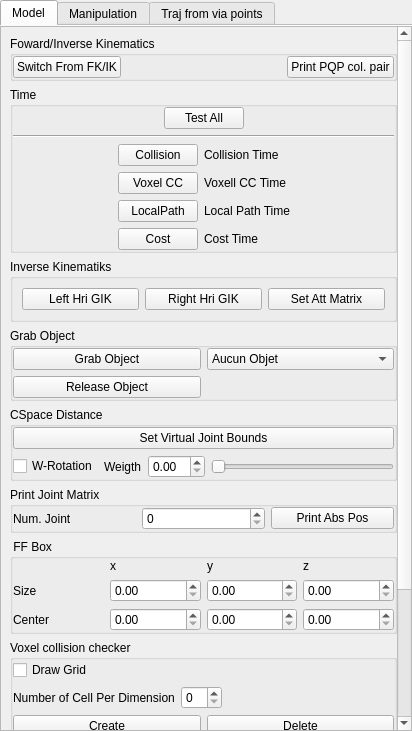
<?xml version="1.0" encoding="UTF-8"?>
<ui version="4.0">
 <class>RobotWidget</class>
 <widget class="QWidget" name="RobotWidget">
  <property name="geometry">
   <rect>
    <x>0</x>
    <y>0</y>
    <width>412</width>
    <height>731</height>
   </rect>
  </property>
  <property name="sizePolicy">
   <sizepolicy hsizetype="Preferred" vsizetype="Preferred">
    <horstretch>0</horstretch>
    <verstretch>0</verstretch>
   </sizepolicy>
  </property>
  <property name="windowTitle">
   <string>Form</string>
  </property>
  <layout class="QVBoxLayout" name="verticalLayout_5">
   <property name="margin">
    <number>0</number>
   </property>
   <item>
    <widget class="QTabWidget" name="tabWidget_6">
     <property name="sizePolicy">
      <sizepolicy hsizetype="Preferred" vsizetype="Preferred">
       <horstretch>0</horstretch>
       <verstretch>0</verstretch>
      </sizepolicy>
     </property>
     <property name="currentIndex">
      <number>0</number>
     </property>
     <property name="usesScrollButtons">
      <bool>true</bool>
     </property>
     <property name="documentMode">
      <bool>true</bool>
     </property>
     <widget class="QWidget" name="ModelTab">
      <property name="sizePolicy">
       <sizepolicy hsizetype="Preferred" vsizetype="Preferred">
        <horstretch>0</horstretch>
        <verstretch>0</verstretch>
       </sizepolicy>
      </property>
      <attribute name="title">
       <string>Model</string>
      </attribute>
      <layout class="QVBoxLayout" name="verticalLayout_14">
       <property name="margin">
        <number>0</number>
       </property>
       <item>
        <widget class="QScrollArea" name="scrollArea">
         <property name="enabled">
          <bool>true</bool>
         </property>
         <property name="sizePolicy">
          <sizepolicy hsizetype="Preferred" vsizetype="Preferred">
           <horstretch>0</horstretch>
           <verstretch>0</verstretch>
          </sizepolicy>
         </property>
         <property name="horizontalScrollBarPolicy">
          <enum>Qt::ScrollBarAlwaysOff</enum>
         </property>
         <property name="widgetResizable">
          <bool>true</bool>
         </property>
         <property name="alignment">
          <set>Qt::AlignCenter</set>
         </property>
         <widget class="QWidget" name="scrollAreaWidgetContents">
          <property name="geometry">
           <rect>
            <x>0</x>
            <y>-273</y>
            <width>411</width>
            <height>979</height>
           </rect>
          </property>
          <property name="sizePolicy">
           <sizepolicy hsizetype="Preferred" vsizetype="Preferred">
            <horstretch>0</horstretch>
            <verstretch>0</verstretch>
           </sizepolicy>
          </property>
          <layout class="QVBoxLayout" name="verticalLayout">
           <property name="sizeConstraint">
            <enum>QLayout::SetMaximumSize</enum>
           </property>
           <property name="rightMargin">
            <number>0</number>
           </property>
           <item>
            <widget class="QGroupBox" name="groupBox_3">
             <property name="title">
              <string>Foward/Inverse Kinematics</string>
             </property>
             <layout class="QHBoxLayout" name="horizontalLayout_6">
              <property name="margin">
               <number>0</number>
              </property>
              <item>
               <widget class="QPushButton" name="pushButtonSwitchFKIK">
                <property name="text">
                 <string>Switch From FK/IK</string>
                </property>
               </widget>
              </item>
              <item>
               <spacer name="horizontalSpacer_2">
                <property name="orientation">
                 <enum>Qt::Horizontal</enum>
                </property>
                <property name="sizeHint" stdset="0">
                 <size>
                  <width>40</width>
                  <height>20</height>
                 </size>
                </property>
               </spacer>
              </item>
              <item>
               <widget class="QPushButton" name="pushButtonPrintPQPColPair">
                <property name="text">
                 <string>Print PQP col. pair</string>
                </property>
               </widget>
              </item>
             </layout>
            </widget>
           </item>
           <item>
            <widget class="QGroupBox" name="timeGroupBox">
             <property name="title">
              <string>Time</string>
             </property>
             <layout class="QVBoxLayout" name="verticalLayout_15">
              <property name="margin">
               <number>0</number>
              </property>
              <item>
               <layout class="QHBoxLayout" name="horizontalLayout_2">
                <item>
                 <spacer name="horizontalSpacer_7">
                  <property name="orientation">
                   <enum>Qt::Horizontal</enum>
                  </property>
                  <property name="sizeHint" stdset="0">
                   <size>
                    <width>40</width>
                    <height>20</height>
                   </size>
                  </property>
                 </spacer>
                </item>
                <item>
                 <widget class="QPushButton" name="pushButtonTestAll">
                  <property name="text">
                   <string>Test All</string>
                  </property>
                 </widget>
                </item>
                <item>
                 <spacer name="horizontalSpacer_8">
                  <property name="orientation">
                   <enum>Qt::Horizontal</enum>
                  </property>
                  <property name="sizeHint" stdset="0">
                   <size>
                    <width>40</width>
                    <height>20</height>
                   </size>
                  </property>
                 </spacer>
                </item>
               </layout>
              </item>
              <item>
               <widget class="Line" name="line">
                <property name="minimumSize">
                 <size>
                  <width>300</width>
                  <height>0</height>
                 </size>
                </property>
                <property name="orientation">
                 <enum>Qt::Horizontal</enum>
                </property>
               </widget>
              </item>
              <item>
               <layout class="QGridLayout" name="gridLayout_5">
                <item row="0" column="1">
                 <widget class="QPushButton" name="pushButtonCollision">
                  <property name="text">
                   <string>Collision</string>
                  </property>
                 </widget>
                </item>
                <item row="2" column="1">
                 <widget class="QPushButton" name="pushButtonLocalPath">
                  <property name="text">
                   <string>LocalPath</string>
                  </property>
                 </widget>
                </item>
                <item row="3" column="1">
                 <widget class="QPushButton" name="pushButtonCost">
                  <property name="text">
                   <string>Cost</string>
                  </property>
                 </widget>
                </item>
                <item row="0" column="2">
                 <widget class="QLabel" name="labelCollision">
                  <property name="text">
                   <string>Collision Time</string>
                  </property>
                 </widget>
                </item>
                <item row="2" column="2">
                 <widget class="QLabel" name="labelLocalPath">
                  <property name="text">
                   <string>Local Path Time</string>
                  </property>
                 </widget>
                </item>
                <item row="3" column="2">
                 <widget class="QLabel" name="labelTimeCost">
                  <property name="text">
                   <string>Cost Time</string>
                  </property>
                 </widget>
                </item>
                <item row="2" column="3">
                 <spacer name="horizontalSpacer_10">
                  <property name="orientation">
                   <enum>Qt::Horizontal</enum>
                  </property>
                  <property name="sizeHint" stdset="0">
                   <size>
                    <width>40</width>
                    <height>20</height>
                   </size>
                  </property>
                 </spacer>
                </item>
                <item row="2" column="0">
                 <spacer name="horizontalSpacer_9">
                  <property name="orientation">
                   <enum>Qt::Horizontal</enum>
                  </property>
                  <property name="sizeHint" stdset="0">
                   <size>
                    <width>40</width>
                    <height>20</height>
                   </size>
                  </property>
                 </spacer>
                </item>
                <item row="1" column="1">
                 <widget class="QPushButton" name="pushButtonVoxelCC">
                  <property name="text">
                   <string>Voxel CC</string>
                  </property>
                 </widget>
                </item>
                <item row="1" column="2">
                 <widget class="QLabel" name="labelVoxelTime">
                  <property name="text">
                   <string>Voxell CC Time</string>
                  </property>
                 </widget>
                </item>
               </layout>
              </item>
             </layout>
            </widget>
           </item>
           <item>
            <widget class="QGroupBox" name="ikGroupBox">
             <property name="title">
              <string>Inverse Kinematiks</string>
             </property>
             <layout class="QHBoxLayout" name="horizontalLayout_3">
              <item>
               <widget class="QPushButton" name="pushButtonComputeLeftArmGIK">
                <property name="text">
                 <string>Left Hri GIK</string>
                </property>
               </widget>
              </item>
              <item>
               <widget class="QPushButton" name="pushButtonComputeRightArmGIK">
                <property name="text">
                 <string>Right Hri GIK</string>
                </property>
               </widget>
              </item>
              <item>
               <widget class="QPushButton" name="pushButtonAttMat">
                <property name="text">
                 <string>Set Att Matrix</string>
                </property>
               </widget>
              </item>
             </layout>
            </widget>
           </item>
           <item>
            <widget class="QGroupBox" name="groupBoxGrabObject">
             <property name="title">
              <string>Grab Object</string>
             </property>
             <layout class="QGridLayout" name="gridLayout_15">
              <property name="margin">
               <number>0</number>
              </property>
              <item row="0" column="0">
               <widget class="QPushButton" name="pushButtonGrabObject">
                <property name="text">
                 <string>Grab Object</string>
                </property>
               </widget>
              </item>
              <item row="0" column="1">
               <widget class="QComboBox" name="comboBoxGrabObject">
                <item>
                 <property name="text">
                  <string>Aucun Objet</string>
                 </property>
                </item>
               </widget>
              </item>
              <item row="1" column="0">
               <widget class="QPushButton" name="pushButtonReleaseObject">
                <property name="text">
                 <string>Release Object</string>
                </property>
               </widget>
              </item>
             </layout>
            </widget>
           </item>
           <item>
            <widget class="QGroupBox" name="cspaceDistGroupBox">
             <property name="title">
              <string>CSpace Distance</string>
             </property>
             <layout class="QGridLayout" name="gridLayout_22">
              <property name="margin">
               <number>0</number>
              </property>
              <item row="0" column="0">
               <widget class="QPushButton" name="pushButtonVirtualJointBounds">
                <property name="text">
                 <string>Set Virtual Joint Bounds</string>
                </property>
               </widget>
              </item>
              <item row="1" column="0">
               <widget class="QWidget" name="widget" native="true">
                <layout class="QGridLayout" name="gridLayout">
                 <property name="margin">
                  <number>0</number>
                 </property>
                 <item row="0" column="0">
                  <widget class="QCheckBox" name="checkBoxIsWeightedRot">
                   <property name="text">
                    <string>W-Rotation</string>
                   </property>
                  </widget>
                 </item>
                 <item row="0" column="1">
                  <widget class="QLabel" name="label_11">
                   <property name="text">
                    <string>Weigth</string>
                   </property>
                  </widget>
                 </item>
                 <item row="0" column="2">
                  <widget class="QDoubleSpinBox" name="doubleSpinBoxWeightedRot">
                   <property name="maximum">
                    <double>20.000000000000000</double>
                   </property>
                  </widget>
                 </item>
                 <item row="0" column="3">
                  <widget class="QSlider" name="horizontalSliderWeightedRot">
                   <property name="orientation">
                    <enum>Qt::Horizontal</enum>
                   </property>
                  </widget>
                 </item>
                </layout>
               </widget>
              </item>
             </layout>
            </widget>
           </item>
           <item>
            <widget class="QGroupBox" name="PrintJointMatrix">
             <property name="title">
              <string>Print Joint Matrix</string>
             </property>
             <layout class="QGridLayout" name="gridLayout_3">
              <property name="margin">
               <number>0</number>
              </property>
              <item row="0" column="1">
               <widget class="QSpinBox" name="spinBoxPrintAbsPos"/>
              </item>
              <item row="0" column="3">
               <widget class="QPushButton" name="pushButtonPrintAbsPos">
                <property name="text">
                 <string>Print Abs Pos</string>
                </property>
               </widget>
              </item>
              <item row="0" column="0">
               <widget class="QLabel" name="label_7">
                <property name="text">
                 <string>Num. Joint</string>
                </property>
               </widget>
              </item>
             </layout>
            </widget>
           </item>
           <item>
            <widget class="QGroupBox" name="groupBox">
             <property name="title">
              <string> FF Box</string>
             </property>
             <layout class="QGridLayout" name="gridLayout_2">
              <property name="margin">
               <number>0</number>
              </property>
              <item row="1" column="1">
               <widget class="QDoubleSpinBox" name="doubleSpinBoxSizeX"/>
              </item>
              <item row="1" column="0">
               <widget class="QLabel" name="label">
                <property name="text">
                 <string>Size</string>
                </property>
               </widget>
              </item>
              <item row="2" column="0">
               <widget class="QLabel" name="label_2">
                <property name="text">
                 <string>Center</string>
                </property>
               </widget>
              </item>
              <item row="2" column="1">
               <widget class="QDoubleSpinBox" name="doubleSpinBoxCenterX"/>
              </item>
              <item row="1" column="2">
               <widget class="QDoubleSpinBox" name="doubleSpinBoxSizeY"/>
              </item>
              <item row="1" column="3">
               <widget class="QDoubleSpinBox" name="doubleSpinBoxSizeZ"/>
              </item>
              <item row="2" column="2">
               <widget class="QDoubleSpinBox" name="doubleSpinBoxCenterY"/>
              </item>
              <item row="2" column="3">
               <widget class="QDoubleSpinBox" name="doubleSpinBoxCenterZ"/>
              </item>
              <item row="0" column="1">
               <widget class="QLabel" name="label_3">
                <property name="text">
                 <string>x</string>
                </property>
               </widget>
              </item>
              <item row="0" column="2">
               <widget class="QLabel" name="label_4">
                <property name="text">
                 <string>y</string>
                </property>
               </widget>
              </item>
              <item row="0" column="3">
               <widget class="QLabel" name="label_5">
                <property name="text">
                 <string>z</string>
                </property>
               </widget>
              </item>
             </layout>
            </widget>
           </item>
           <item>
            <widget class="QGroupBox" name="groupBox_2">
             <property name="title">
              <string>Voxel collision checker</string>
             </property>
             <layout class="QVBoxLayout" name="verticalLayout_2">
              <property name="margin">
               <number>0</number>
              </property>
              <item>
               <widget class="QCheckBox" name="checkBoxDrawVoxelGrid">
                <property name="text">
                 <string>Draw Grid</string>
                </property>
               </widget>
              </item>
              <item>
               <widget class="QWidget" name="widget_3" native="true">
                <layout class="QHBoxLayout" name="horizontalLayout_5">
                 <property name="margin">
                  <number>0</number>
                 </property>
                 <item>
                  <widget class="QLabel" name="label_6">
                   <property name="text">
                    <string>Number of Cell Per Dimension</string>
                   </property>
                  </widget>
                 </item>
                 <item>
                  <widget class="QSpinBox" name="spinBoxVoxelCCnbCells"/>
                 </item>
                 <item>
                  <spacer name="horizontalSpacer">
                   <property name="orientation">
                    <enum>Qt::Horizontal</enum>
                   </property>
                   <property name="sizeHint" stdset="0">
                    <size>
                     <width>40</width>
                     <height>20</height>
                    </size>
                   </property>
                  </spacer>
                 </item>
                </layout>
               </widget>
              </item>
              <item>
               <widget class="QWidget" name="widget_2" native="true">
                <layout class="QHBoxLayout" name="horizontalLayout_4">
                 <property name="leftMargin">
                  <number>0</number>
                 </property>
                 <property name="topMargin">
                  <number>0</number>
                 </property>
                 <property name="rightMargin">
                  <number>0</number>
                 </property>
                 <item>
                  <widget class="QPushButton" name="pushButtonCreateVoxelCollisionChecker">
                   <property name="text">
                    <string>Create</string>
                   </property>
                  </widget>
                 </item>
                 <item>
                  <widget class="QPushButton" name="pushButtonDeleteVoxelCollisionChecker">
                   <property name="text">
                    <string>Delete</string>
                   </property>
                  </widget>
                 </item>
                </layout>
               </widget>
              </item>
             </layout>
            </widget>
           </item>
           <item>
            <widget class="QPushButton" name="pushButtonPrintCurrentPos">
             <property name="text">
              <string>Print Robot Current Pos</string>
             </property>
            </widget>
           </item>
           <item>
            <widget class="QWidget" name="widget_11" native="true">
             <layout class="QHBoxLayout" name="horizontalLayout_10">
              <property name="margin">
               <number>0</number>
              </property>
              <item>
               <widget class="QPushButton" name="pushButtonSaveCurConf">
                <property name="text">
                 <string>Save Conf</string>
                </property>
               </widget>
              </item>
              <item>
               <widget class="QPushButton" name="pushButtonLoadConf">
                <property name="text">
                 <string>Load Conf</string>
                </property>
               </widget>
              </item>
             </layout>
            </widget>
           </item>
           <item>
            <widget class="QCheckBox" name="checkBoxFKSampling">
             <property name="text">
              <string>FK Shoot</string>
             </property>
            </widget>
           </item>
           <item>
            <widget class="QCheckBox" name="checkBoxFKDistance">
             <property name="text">
              <string>FK Distance</string>
             </property>
            </widget>
           </item>
           <item>
            <widget class="QCheckBox" name="checkBoxDrawBox">
             <property name="text">
              <string>draw Box</string>
             </property>
            </widget>
           </item>
          </layout>
         </widget>
        </widget>
       </item>
      </layout>
     </widget>
     <widget class="QWidget" name="ManipulationTab">
      <attribute name="title">
       <string>Manipulation</string>
      </attribute>
      <layout class="QGridLayout" name="gridLayout_11">
       <property name="margin">
        <number>0</number>
       </property>
       <item row="0" column="0">
        <widget class="QScrollArea" name="scrollAreaManip">
         <property name="widgetResizable">
          <bool>true</bool>
         </property>
         <widget class="QWidget" name="scrollAreaWidgetContentsManip">
          <property name="geometry">
           <rect>
            <x>0</x>
            <y>0</y>
            <width>395</width>
            <height>936</height>
           </rect>
          </property>
          <layout class="QVBoxLayout" name="verticalLayout_4">
           <property name="margin">
            <number>5</number>
           </property>
           <item>
            <widget class="QGroupBox" name="groupBoxMainManip">
             <property name="title">
              <string>Basic Requests</string>
             </property>
             <layout class="QGridLayout" name="gridLayout_6">
              <property name="margin">
               <number>0</number>
              </property>
              <item row="3" column="0">
               <widget class="QWidget" name="widget_6" native="true">
                <layout class="QHBoxLayout" name="horizontalLayout_8">
                 <property name="margin">
                  <number>5</number>
                 </property>
                 <item>
                  <widget class="QWidget" name="widget_7" native="true">
                   <layout class="QVBoxLayout" name="verticalLayout_8">
                    <property name="margin">
                     <number>0</number>
                    </property>
                    <item>
                     <widget class="QPushButton" name="pushButtonResetManipulationData">
                      <property name="text">
                       <string>Reset</string>
                      </property>
                     </widget>
                    </item>
                    <item>
                     <widget class="QGroupBox" name="groupBoxSettingRobotConf">
                      <property name="title">
                       <string>Set Robot At:</string>
                      </property>
                      <layout class="QGridLayout" name="gridLayout_9">
                       <property name="margin">
                        <number>0</number>
                       </property>
                       <item row="1" column="0">
                        <widget class="QPushButton" name="pushButtonSetStart">
                         <property name="text">
                          <string>Start</string>
                         </property>
                        </widget>
                       </item>
                       <item row="1" column="1">
                        <widget class="QPushButton" name="pushButtonSetGoal">
                         <property name="text">
                          <string>Goal</string>
                         </property>
                        </widget>
                       </item>
                       <item row="2" column="0">
                        <widget class="QPushButton" name="pushButtonSetOpenConfig">
                         <property name="text">
                          <string>Open</string>
                         </property>
                        </widget>
                       </item>
                      </layout>
                     </widget>
                    </item>
                    <item>
                     <widget class="QGroupBox" name="groupBoxStoringRobotConf">
                      <property name="title">
                       <string>Store Current Config As:</string>
                      </property>
                      <layout class="QGridLayout" name="gridLayout_8">
                       <item row="0" column="0">
                        <widget class="QPushButton" name="pushButtonStoreStart">
                         <property name="text">
                          <string>Start</string>
                         </property>
                        </widget>
                       </item>
                       <item row="0" column="1">
                        <widget class="QPushButton" name="pushButtonStoreGoal">
                         <property name="text">
                          <string>Goal</string>
                         </property>
                        </widget>
                       </item>
                      </layout>
                     </widget>
                    </item>
                    <item>
                     <widget class="QPushButton" name="pushButtonOptimizeRedundantCost">
                      <property name="text">
                       <string>OptimJointCost</string>
                      </property>
                     </widget>
                    </item>
                    <item>
                     <widget class="QPushButton" name="pushButtonReplanning">
                      <property name="text">
                       <string>Replanning</string>
                      </property>
                     </widget>
                    </item>
                    <item>
                     <spacer name="verticalSpacer_2">
                      <property name="orientation">
                       <enum>Qt::Vertical</enum>
                      </property>
                      <property name="sizeHint" stdset="0">
                       <size>
                        <width>20</width>
                        <height>40</height>
                       </size>
                      </property>
                     </spacer>
                    </item>
                   </layout>
                  </widget>
                 </item>
                 <item>
                  <widget class="QGroupBox" name="groupBoxArmPlanTask">
                   <property name="title">
                    <string>ArmPlanTask</string>
                   </property>
                   <layout class="QVBoxLayout" name="verticalLayout_7">
                    <property name="margin">
                     <number>0</number>
                    </property>
                    <item>
                     <widget class="QPushButton" name="pushButtonArmFree">
                      <property name="text">
                       <string>Free</string>
                      </property>
                     </widget>
                    </item>
                    <item>
                     <widget class="QPushButton" name="pushButtonArmPickGoto">
                      <property name="text">
                       <string>Pick Goto</string>
                      </property>
                     </widget>
                    </item>
                    <item>
                     <widget class="QPushButton" name="pushButtonArmTakeToFree">
                      <property name="text">
                       <string>Take To Free</string>
                      </property>
                     </widget>
                    </item>
                    <item>
                     <widget class="QPushButton" name="pushButtonArmTakeToPlace">
                      <property name="text">
                       <string>Take To Place</string>
                      </property>
                     </widget>
                    </item>
                    <item>
                     <widget class="QPushButton" name="pushButtonArmPlaceFromFree">
                      <property name="text">
                       <string>Place From Free</string>
                      </property>
                     </widget>
                    </item>
                    <item>
                     <widget class="QPushButton" name="pushButtonArmExtract">
                      <property name="text">
                       <string>Extract</string>
                      </property>
                     </widget>
                    </item>
                    <item>
                     <widget class="QPushButton" name="pushButtonArmEscape">
                      <property name="text">
                       <string>Escape Object</string>
                      </property>
                     </widget>
                    </item>
                   </layout>
                  </widget>
                 </item>
                </layout>
               </widget>
              </item>
              <item row="4" column="0">
               <widget class="QWidget" name="ObjectToManipulate" native="true">
                <layout class="QGridLayout" name="gridLayout_4">
                 <item row="1" column="0">
                  <widget class="QGroupBox" name="groupBoxXYZPlace">
                   <property name="title">
                    <string>(X,Y,Z) place</string>
                   </property>
                   <layout class="QGridLayout" name="gridLayout_10">
                    <property name="margin">
                     <number>5</number>
                    </property>
                    <item row="1" column="0">
                     <widget class="QDoubleSpinBox" name="doubleSpinBoxXPlace"/>
                    </item>
                    <item row="3" column="0">
                     <widget class="QDoubleSpinBox" name="doubleSpinBoxYPlace"/>
                    </item>
                    <item row="4" column="0">
                     <widget class="QDoubleSpinBox" name="doubleSpinBoxZPlace"/>
                    </item>
                    <item row="1" column="1">
                     <widget class="QSlider" name="horizontalSliderXPlace">
                      <property name="orientation">
                       <enum>Qt::Horizontal</enum>
                      </property>
                     </widget>
                    </item>
                    <item row="3" column="1">
                     <widget class="QSlider" name="horizontalSliderYPlace">
                      <property name="orientation">
                       <enum>Qt::Horizontal</enum>
                      </property>
                     </widget>
                    </item>
                    <item row="4" column="1">
                     <widget class="QSlider" name="horizontalSliderZPlace">
                      <property name="orientation">
                       <enum>Qt::Horizontal</enum>
                      </property>
                     </widget>
                    </item>
                    <item row="0" column="0">
                     <widget class="QCheckBox" name="checkBoxToFreePoint">
                      <property name="text">
                       <string>ToFreePoint</string>
                      </property>
                     </widget>
                    </item>
                    <item row="0" column="1">
                     <widget class="QPushButton" name="pushButtonGetVisballPos">
                      <property name="text">
                       <string>Get visballsmall Pos</string>
                      </property>
                     </widget>
                    </item>
                    <item row="5" column="0">
                     <widget class="QCheckBox" name="checkBoxOnlySampleRZ">
                      <property name="text">
                       <string>Only Sample RZ</string>
                      </property>
                     </widget>
                    </item>
                   </layout>
                  </widget>
                 </item>
                 <item row="0" column="0">
                  <widget class="QWidget" name="widget_11" native="true">
                   <layout class="QGridLayout" name="gridLayout_12">
                    <property name="margin">
                     <number>0</number>
                    </property>
                    <item row="2" column="0">
                     <widget class="QLabel" name="label_16">
                      <property name="text">
                       <string>Placement Name</string>
                      </property>
                     </widget>
                    </item>
                    <item row="0" column="0">
                     <widget class="QLabel" name="label_15">
                      <property name="text">
                       <string>Object Name</string>
                      </property>
                     </widget>
                    </item>
                    <item row="0" column="1">
                     <widget class="QComboBox" name="comboBoxObjectName"/>
                    </item>
                    <item row="1" column="0">
                     <widget class="QLabel" name="label_14">
                      <property name="text">
                       <string>Support Name</string>
                      </property>
                     </widget>
                    </item>
                    <item row="1" column="1">
                     <widget class="QComboBox" name="comboBoxSupportName"/>
                    </item>
                    <item row="2" column="1">
                     <widget class="QComboBox" name="comboBoxPlacementName"/>
                    </item>
                   </layout>
                  </widget>
                 </item>
                </layout>
               </widget>
              </item>
              <item row="0" column="0">
               <widget class="QWidget" name="widget_5" native="true">
                <layout class="QGridLayout" name="gridLayout_7">
                 <item row="0" column="1">
                  <widget class="QCheckBox" name="checkBoxIsDebugManip">
                   <property name="text">
                    <string>Debug</string>
                   </property>
                  </widget>
                 </item>
                 <item row="1" column="1">
                  <widget class="QCheckBox" name="checkBoxIsCartesianMode">
                   <property name="text">
                    <string>Cartesian Mode</string>
                   </property>
                  </widget>
                 </item>
                 <item row="2" column="1">
                  <widget class="QCheckBox" name="checkBoxIsUsingMobileBase">
                   <property name="text">
                    <string>Mobile Base</string>
                   </property>
                  </widget>
                 </item>
                 <item row="0" column="0">
                  <widget class="QLabel" name="labelManipRobotName">
                   <property name="text">
                    <string>Manip. Test Uninitialized</string>
                   </property>
                  </widget>
                 </item>
                </layout>
               </widget>
              </item>
             </layout>
            </widget>
           </item>
           <item>
            <widget class="QGroupBox" name="groupBoxTest">
             <property name="title">
              <string>Tests</string>
             </property>
             <layout class="QVBoxLayout" name="verticalLayout_6">
              <item>
               <widget class="QWidget" name="widget_4" native="true">
                <layout class="QHBoxLayout" name="horizontalLayout_7">
                 <item>
                  <widget class="QLabel" name="label_8">
                   <property name="text">
                    <string>Manip. Test Id:</string>
                   </property>
                  </widget>
                 </item>
                 <item>
                  <widget class="QSpinBox" name="spinBoxManipTestId"/>
                 </item>
                </layout>
               </widget>
              </item>
              <item>
               <widget class="QPushButton" name="pushButtonRunTest">
                <property name="text">
                 <string>Run Manip Test</string>
                </property>
               </widget>
              </item>
              <item>
               <widget class="QPushButton" name="pushButtonLoadWorkspaceFile">
                <property name="text">
                 <string>Load Workspace File</string>
                </property>
               </widget>
              </item>
              <item>
               <widget class="QPushButton" name="pushButtonPlanNavigation">
                <property name="text">
                 <string>Plan Navigation</string>
                </property>
               </widget>
              </item>
             </layout>
            </widget>
           </item>
           <item>
            <spacer name="verticalSpacer">
             <property name="orientation">
              <enum>Qt::Vertical</enum>
             </property>
             <property name="sizeHint" stdset="0">
              <size>
               <width>20</width>
               <height>40</height>
              </size>
             </property>
            </spacer>
           </item>
          </layout>
         </widget>
        </widget>
       </item>
      </layout>
     </widget>
     <widget class="QWidget" name="tab">
      <attribute name="title">
       <string>Traj from via points</string>
      </attribute>
      <layout class="QVBoxLayout" name="verticalLayout_12">
       <property name="margin">
        <number>0</number>
       </property>
       <item>
        <widget class="QGroupBox" name="groupBox_6">
         <property name="title">
          <string>Basic Requests</string>
         </property>
         <layout class="QVBoxLayout" name="verticalLayout_9">
          <item>
           <widget class="QWidget" name="widget_8" native="true">
            <layout class="QHBoxLayout" name="horizontalLayout_9">
             <item>
              <widget class="QWidget" name="widget_9" native="true">
               <layout class="QVBoxLayout" name="verticalLayout_10">
                <item>
                 <widget class="QLabel" name="label_12">
                  <property name="text">
                   <string>Create trajectories</string>
                  </property>
                 </widget>
                </item>
                <item>
                 <widget class="QPushButton" name="pushButtonLaunchNormal">
                  <property name="text">
                   <string>Launch Normal</string>
                  </property>
                 </widget>
                </item>
                <item>
                 <widget class="QPushButton" name="pushButtonLaunchSoft">
                  <property name="text">
                   <string>Launch Softmotion</string>
                  </property>
                 </widget>
                </item>
                <item>
                 <widget class="QPushButton" name="pushButtonSaveConf">
                  <property name="text">
                   <string>Save config</string>
                  </property>
                 </widget>
                </item>
                <item>
                 <widget class="QPushButton" name="pushButtonrefrech">
                  <property name="text">
                   <string>refrech</string>
                  </property>
                 </widget>
                </item>
               </layout>
              </widget>
             </item>
             <item>
              <widget class="QWidget" name="widget_10" native="true">
               <layout class="QVBoxLayout" name="verticalLayout_11">
                <item>
                 <widget class="QLabel" name="label_13">
                  <property name="text">
                   <string>Edit trajectories</string>
                  </property>
                 </widget>
                </item>
                <item>
                 <widget class="QSpinBox" name="spinBoxNavigate">
                  <property name="maximum">
                   <number>0</number>
                  </property>
                 </widget>
                </item>
                <item>
                 <widget class="QPushButton" name="pushButtonDeleteConf">
                  <property name="text">
                   <string>Delete</string>
                  </property>
                 </widget>
                </item>
               </layout>
              </widget>
             </item>
            </layout>
           </widget>
          </item>
          <item>
           <widget class="QPushButton" name="pushButtonClearTraj">
            <property name="text">
             <string>Clear Trajectories</string>
            </property>
           </widget>
          </item>
          <item>
           <spacer name="verticalSpacer_4">
            <property name="orientation">
             <enum>Qt::Vertical</enum>
            </property>
            <property name="sizeHint" stdset="0">
             <size>
              <width>20</width>
              <height>40</height>
             </size>
            </property>
           </spacer>
          </item>
         </layout>
        </widget>
       </item>
      </layout>
     </widget>
    </widget>
   </item>
  </layout>
 </widget>
 <resources/>
 <connections/>
</ui>
